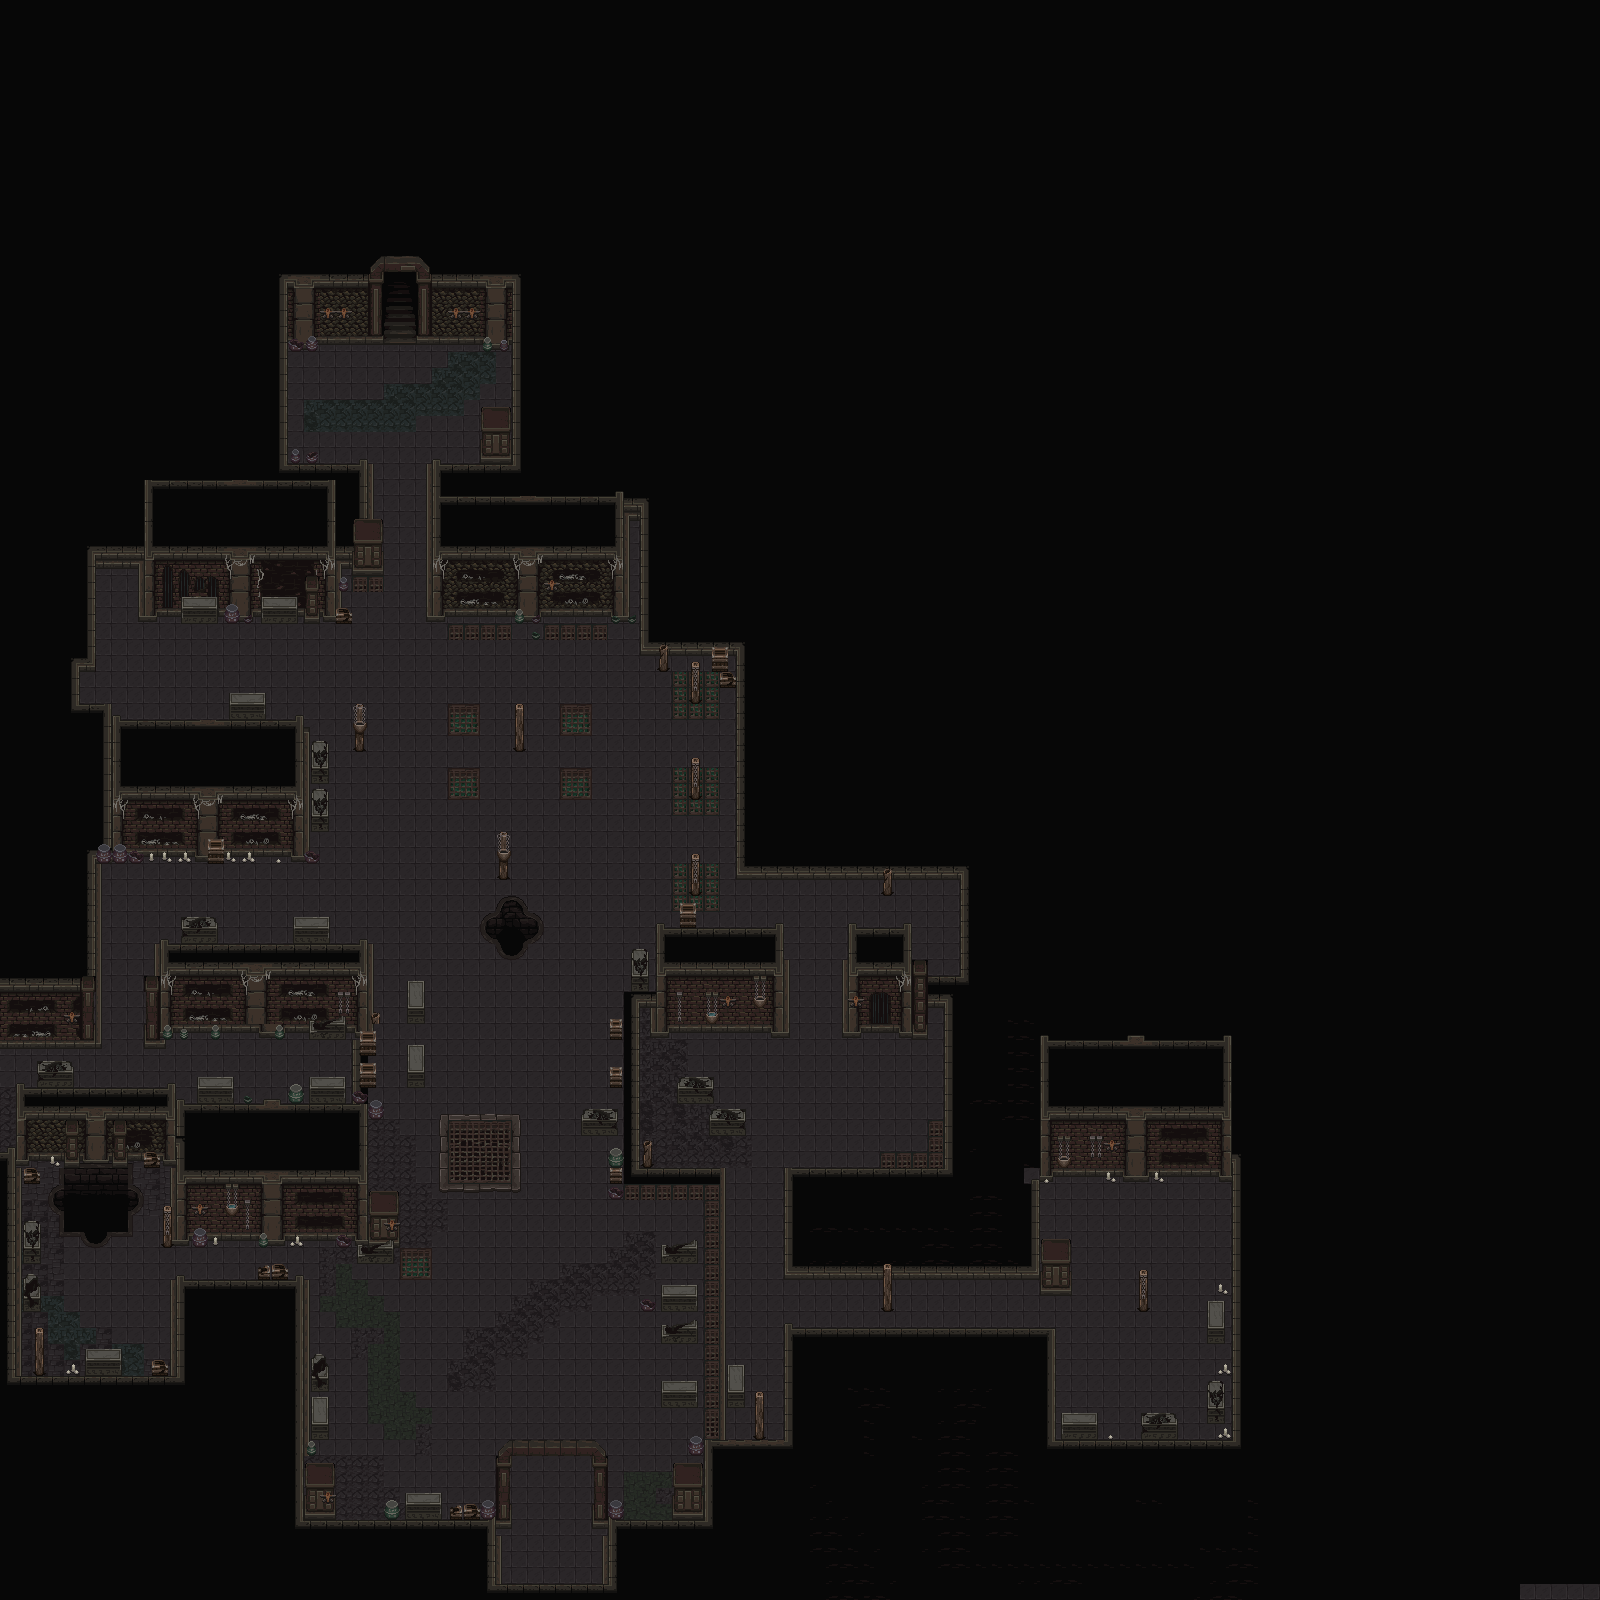

Tiled map render using the project's own tile images. Description and the map definition, with tile-layer contents summarised, below:
An orthogonal 100x100 tile map with 16x16 px tiles, 5 tile layers (floor, Walls, Floor decor, Wall decor, ...), 2 tilesets and 149 objects.

<map version="1.10" tiledversion="1.11.2" orientation="orthogonal" renderorder="right-down" width="100" height="100" tilewidth="16" tileheight="16" infinite="0" nextlayerid="8" nextobjectid="156">
 <tileset firstgid="1" source="Dungeon/Dungeon.tsx" />
 <tileset firstgid="2561" source="Dungeon/decor.tsx" />
 <layer id="1" name="floor" width="100" height="100">
  <data>[10000 cells, 9995 non-empty, 42 distinct tile ids]</data>
 </layer>
 <layer id="2" name="Walls" width="100" height="100">
  <data>[10000 cells, 6995 non-empty, 387 distinct tile ids]</data>
 </layer>
 <layer id="4" name="Floor decor" width="100" height="100">
  <data>[10000 cells, 1187 non-empty, 259 distinct tile ids]</data>
 </layer>
 <layer id="5" name="Wall decor" width="100" height="100">
  <data>[10000 cells, 18 non-empty, 14 distinct tile ids]</data>
 </layer>
 <objectgroup id="7" name="Collision">
  <object id="4" x="661.333" y="1283.33" width="35.3333" height="26.6667" />
  <object id="5" x="663.333" y="1323.33" width="33.3333" height="20" />
  <object id="6" x="662.667" y="1379.33" width="34" height="27.3333" />
  <object id="7" x="305.333" y="1463.33" width="31.3333" height="56.6667" />
  <object id="8" x="312.667" y="1396.67" width="17.3333" height="42.6667" />
  <object id="9" x="311.333" y="1357.33" width="17.3333" height="35.3333" />
  <object id="10" x="358" y="1243.33" width="36.6667" height="20.6667" />
  <object id="11" x="370" y="1190" width="29.3333" height="56.6667" />
  <object id="12" x="176.667" y="1172" width="188.667" height="75.3333" />
  <object id="13" x="258" y="1266" width="31.3333" height="12.6667" />
  <object id="14" x="86" y="1348" width="35.3333" height="27.3333" />
  <object id="15" x="152.667" y="1359.33" width="15.3333" height="15.3333" />
  <object id="16" x="163.333" y="1204.67" width="7.33333" height="41.3333" />
  <object id="17" x="172.667" y="1279.33" width="135.333" height="10" />
  <object id="18" x="296.667" y="1274.67" width="16.6667" height="251.333" />
  <object id="19" x="172.667" y="1275.33" width="10.6667" height="110" />
  <object id="20" x="298" y="1518.67" width="196.667" height="12.6667" />
  <object id="21" x="484.667" y="1519.33" width="16" height="82" />
  <object id="22" x="602.667" y="1520" width="16.6667" height="83.3333" />
  <object id="23" x="609.333" y="1521.33" width="106.667" height="23.3333" />
  <object id="24" x="705.333" y="1440" width="86.6667" height="110.667" />
  <object id="25" x="610" y="1500.67" width="14.6667" height="19.3333" />
  <object id="26" x="405.333" y="1492" width="36.6667" height="28.6667" />
  <object id="27" x="388" y="1500.67" width="13.3333" height="19.3333" />
  <object id="28" x="451.333" y="1506" width="28" height="12.6667" />
  <object id="29" x="481.333" y="1501.33" width="13.3333" height="18.6667" />
  <object id="30" x="719.333" y="1166.67" width="6.66667" height="281.333" />
  <object id="31" x="784.667" y="1323.33" width="8" height="127.333" />
  <object id="32" x="728" y="1365.33" width="17.3333" height="42.6667" />
  <object id="33" x="756.667" y="1391.33" width="8.66667" height="50" />
  <object id="34" x="626" y="1169.33" width="99.3333" height="15.3333" />
  <object id="35" x="624" y="991.333" width="31.3333" height="15.3333" />
  <object id="36" x="624" y="992" width="17.3333" height="192" />
  <object id="37" x="644.667" y="1140" width="8" height="28" />
  <object id="38" x="784" y="1166" width="10" height="113.333" />
  <object id="39" x="657.333" y="964" width="126" height="59.3333" />
  <object id="40" x="658" y="924" width="6" height="52" />
  <object id="41" x="658" y="928" width="124" height="9.33333" />
  <object id="42" x="775.333" y="924" width="8.66667" height="107.333" />
  <object id="43" x="408" y="980.667" width="17.3333" height="43.3333" />
  <object id="44" x="408" y="1044" width="17.3333" height="43.3333" />
  <object id="45" x="610" y="1066.67" width="11.3333" height="22" />
  <object id="46" x="610" y="1017.33" width="12" height="23.3333" />
  <object id="47" x="582.667" y="1108" width="34" height="27.3333" />
  <object id="48" x="610.667" y="1148" width="10.6667" height="34.6667" />
  <object id="49" x="609.333" y="1186.67" width="12" height="12.6667" />
  <object id="50" x="7.33333" y="1374.67" width="176" height="13.3333" />
  <object id="51" x="6.66667" y="1147.33" width="15.3333" height="239.333" />
  <object id="52" x="18" y="1112" width="154" height="54.6667" />
  <object id="53" x="176.667" y="1100.67" width="8.66667" height="85.3333" />
  <object id="54" x="179.333" y="1102" width="187.333" height="24.6667" />
  <object id="55" x="358" y="1106.67" width="8" height="140" />
  <object id="56" x="16" y="1082.67" width="158.667" height="34.6667" />
  <object id="57" x="38.6667" y="1060.67" width="36" height="21.3333" />
  <object id="58" x="-2" y="1151.33" width="11.3333" height="8" />
  <object id="59" x="0" y="975.333" width="100" height="70.6667" />
  <object id="60" x="155.333" y="944" width="204" height="91.3333" />
  <object id="61" x="147.333" y="976" width="19.3333" height="71.3333" />
  <object id="62" x="360" y="940" width="14" height="92" />
  <object id="63" x="360" y="1031.33" width="16" height="54.6667" />
  <object id="64" x="356.667" y="1091.33" width="13.3333" height="10.6667" />
  <object id="65" x="372" y="1099.33" width="11.3333" height="20.6667" />
  <object id="66" x="22.6667" y="1220.67" width="17.3333" height="42.6667" />
  <object id="67" x="22.6667" y="1274" width="17.3333" height="40" />
  <object id="68" x="36" y="1326.67" width="8" height="48.6667" />
  <object id="69" x="22.6667" y="1167.33" width="18.6667" height="15.3333" />
  <object id="70" x="87.3333" y="850" width="12" height="144" />
  <object id="71" x="86.6667" y="842.667" width="40" height="21.3333" />
  <object id="72" x="126" y="840.667" width="18" height="23.3333" />
  <object id="73" x="207.333" y="838" width="16" height="24.6667" />
  <object id="74" x="304.667" y="852" width="17.3333" height="12" />
  <object id="75" x="101.333" y="792" width="205.333" height="62" />
  <object id="76" x="103.333" y="719.333" width="206" height="76" />
  <object id="77" x="74" y="702" width="37.3333" height="17.3333" />
  <object id="78" x="112" y="714.667" width="8.66667" height="6" />
  <object id="79" x="230" y="691.333" width="35.3333" height="25.3333" />
  <object id="80" x="310.667" y="740" width="18" height="91.3333" />
  <object id="81" x="352" y="704.667" width="15.3333" height="46.6667" />
  <object id="82" x="71.3333" y="658" width="9.33333" height="58" />
  <object id="83" x="71.3333" y="656.667" width="26.6667" height="14.6667" />
  <object id="84" x="86.6667" y="545.333" width="9.33333" height="125.333" />
  <object id="85" x="84" y="544.667" width="60" height="20.6667" />
  <object id="86" x="144.667" y="479.333" width="12" height="138.667" />
  <object id="87" x="138.667" y="563.333" width="7.33333" height="55.3333" />
  <object id="88" x="155.333" y="480" width="196" height="144" />
  <object id="89" x="354" y="519.333" width="29.3333" height="56" />
  <object id="90" x="360.667" y="459.333" width="12.6667" height="62" />
  </objectgroup>
 <layer id="6" name="Above" width="100" height="100">
  <data>[10000 cells, 17 non-empty, 13 distinct tile ids]</data>
 </layer>
</map>
<!-- 62 of 149 objects omitted -->